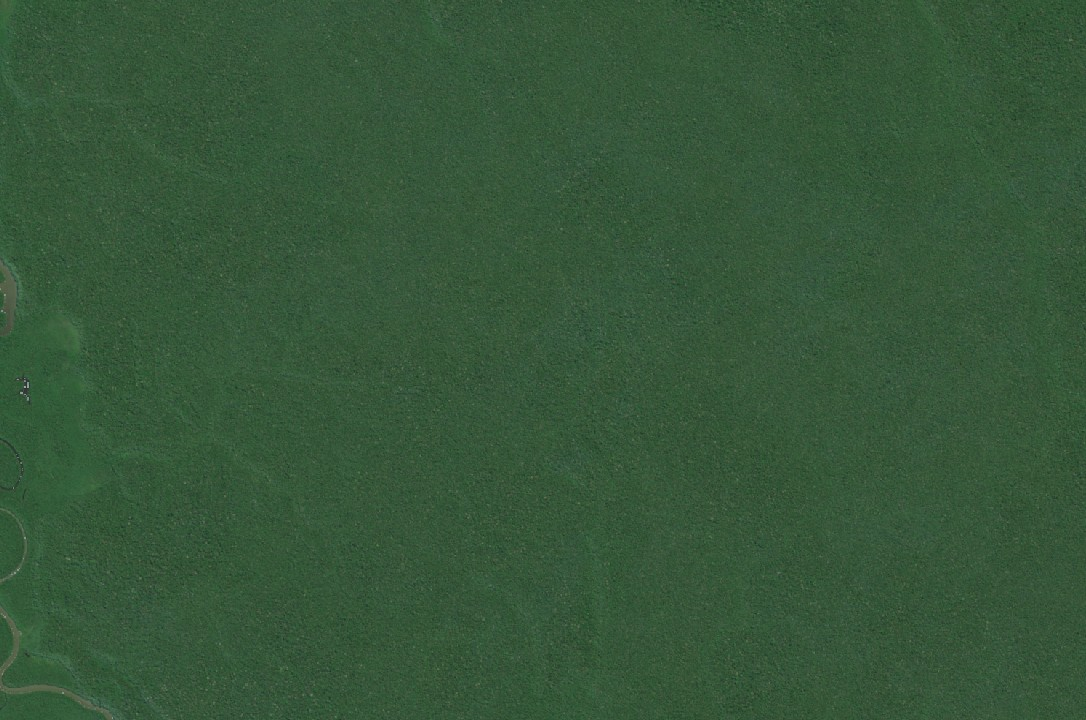
#> input picture satellite_images/2020-07-01-00_00_2020-07-01-23_59_Sentinel-2_Quarterly_Mosaics_True_Color_Cloudless.jpg, 1086 x 720 px; its folder holds 3 pictures in this run
$ python draw_grid.py
#> lines starting #> are read from the running program, lines starting #| are printed output that depends on the picture
from PIL import Image, ImageDraw, ImageFont
import os

def draw_grid(image_path, rows, cols, output_path):
    # Open the image
#> called with rows = 4, cols = 6
    image = Image.open(image_path)
#> image is the input picture: PIL image 1086x720 RGB; mean R, G, B 54.2, 86.7, 57.4
    draw = ImageDraw.Draw(image)
    width, height = image.size
#> width = 1086; height = 720

    # Calculate the size of each cell
    cell_width = width // cols
#> cell_width = 181
    cell_height = height // rows
#> cell_height = 180

    # Load a font
    try:
        font = ImageFont.truetype("arial.ttf", 20)
    except IOError:
        font = ImageFont.load_default()

    # Draw the grid and add text labels
    for row in range(rows):
        for col in range(cols):
            # Calculate the top-left corner of the cell
            top_left_x = col * cell_width
            top_left_y = row * cell_height

            # Calculate the bottom-right corner of the cell
            bottom_right_x = (col + 1) * cell_width
            bottom_right_y = (row + 1) * cell_height

            # Draw the rectangle outline for each cell
            draw.rectangle(
                [top_left_x, top_left_y, bottom_right_x, bottom_right_y],
                outline="black",
                width=2
            )

            # Add text (row, col) in the center of the cell
            text = f"{row},{col}"
            text_bbox = draw.textbbox((0, 0), text, font=font)
            text_width = text_bbox[2] - text_bbox[0]
            text_height = text_bbox[3] - text_bbox[1]
            text_x = top_left_x + (cell_width - text_width) / 2
            text_y = top_left_y + (cell_height - text_height) / 2
            draw.text((text_x, text_y), text, fill="black", font=font)

    # Save the image with the grid
    image.save(output_path)
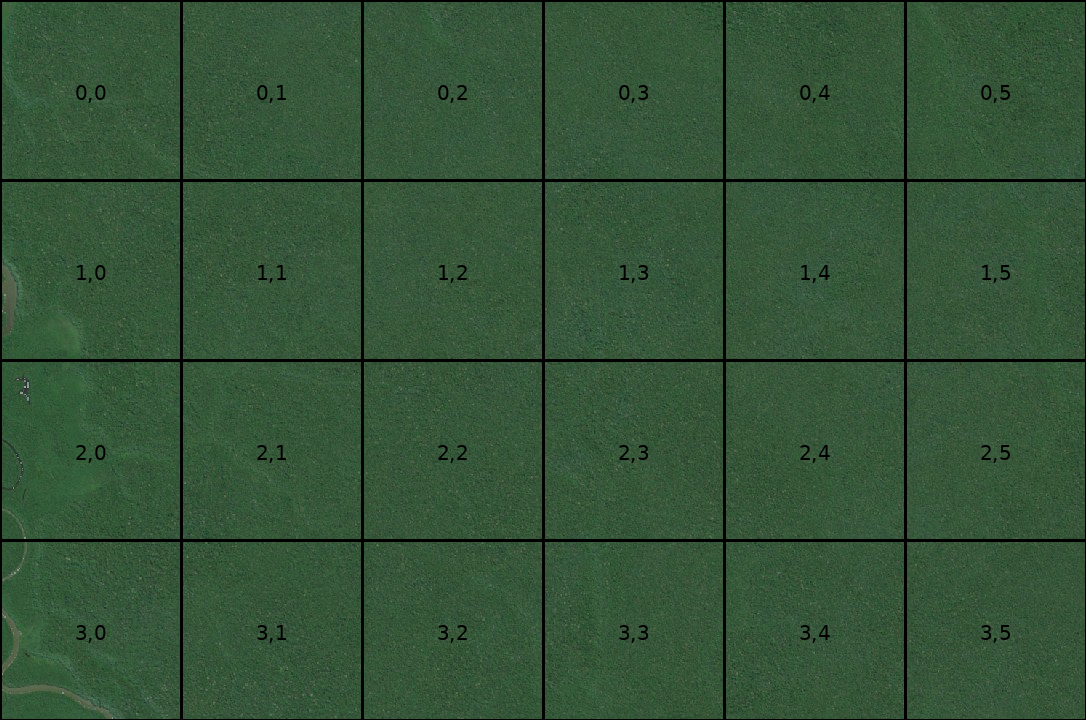
#> saved as grid2020-07-01-00_00_2020-07-01-23_59_Sentinel-2_Quarterly_Mosaics_True_Color_Cloudless.jpg: PIL image 1086x720 RGB; mean R, G, B 52.2, 83.5, 55.3
    print(f"Grid image saved as {output_path}")

for filename in os.listdir("satellite_images"):
    if filename.lower().endswith(('.png', '.jpg', '.jpeg', '.bmp', '.gif', '.tiff')):
        file_path = os.path.join("satellite_images", filename)
        draw_grid(file_path, rows=4, cols=6, output_path=os.path.join("output", "grid" + filename))
#> pass 2 of the loop `for filename in os.listdir("satellite_images"):`:
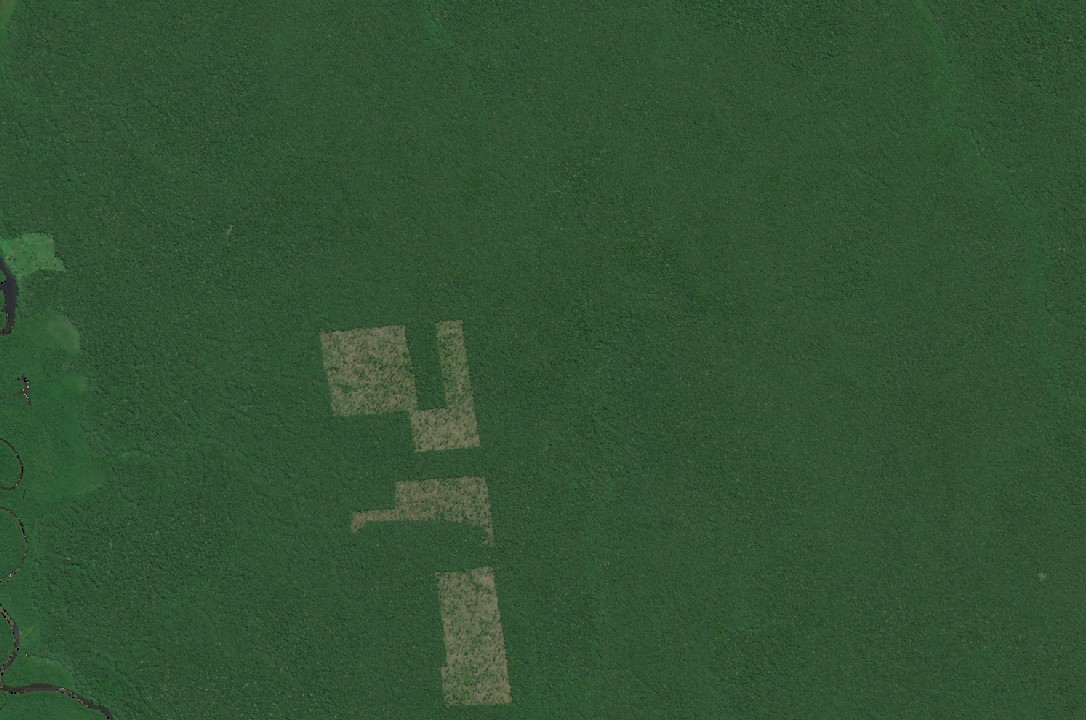
#> input picture satellite_images/2022-04-01-00_00_2022-04-01-23_59_Sentinel-2_Quarterly_Mosaics_True_Color_Cloudless.jpg, 1086 x 720 px
#> in draw_grid, image is the input picture: PIL image 1086x720 RGB; mean R, G, B 50.6, 82.4, 51.6
#> in draw_grid (call 2), `image.save(output_path)`:
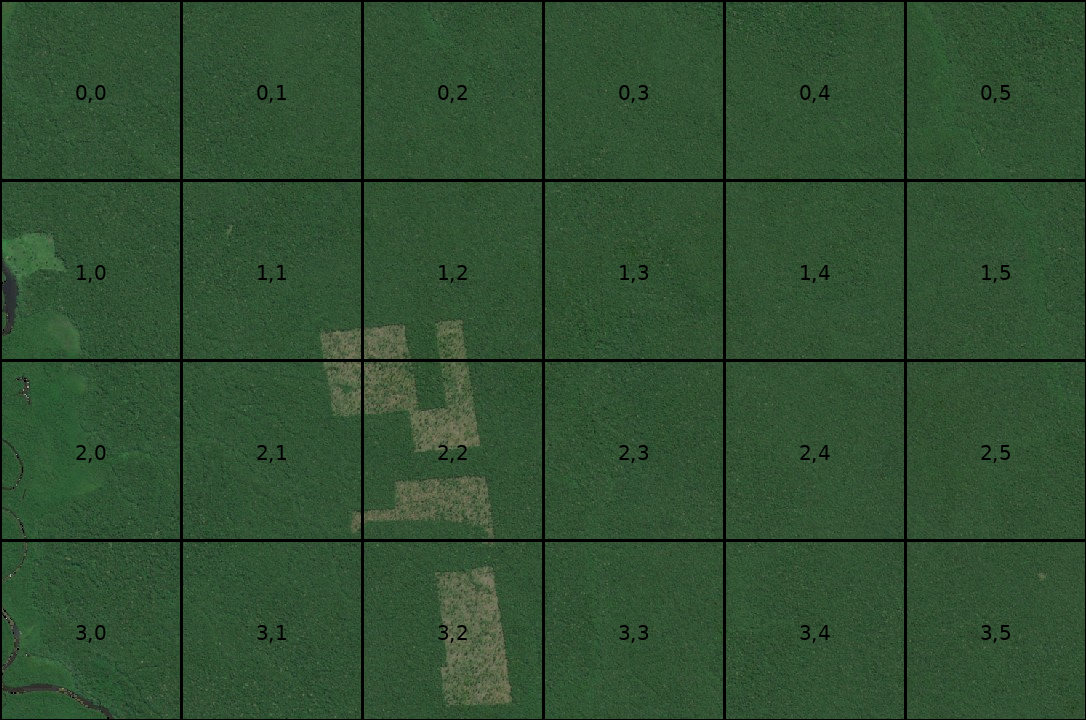
#> saved as grid2022-04-01-00_00_2022-04-01-23_59_Sentinel-2_Quarterly_Mosaics_True_Color_Cloudless.jpg: PIL image 1086x720 RGB; mean R, G, B 48.7, 79.4, 49.7
#> pass 3 of the loop `for filename in os.listdir("satellite_images"):`:
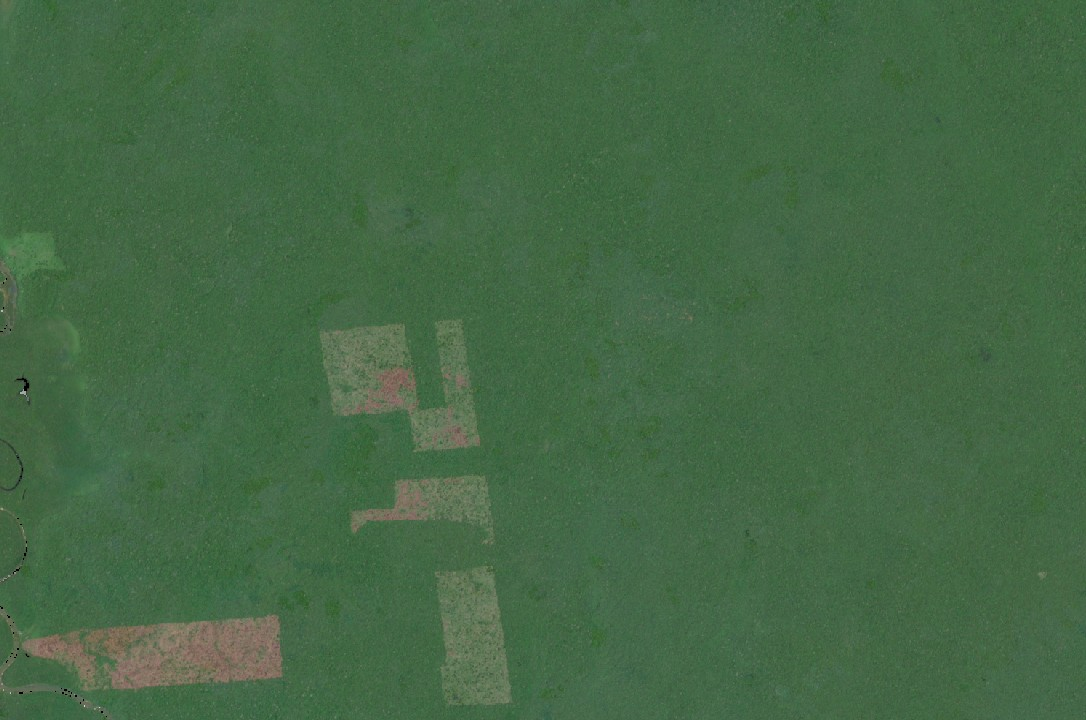
#> input picture satellite_images/2022-10-01-00_00_2022-10-01-23_59_Sentinel-2_Quarterly_Mosaics_True_Color_Cloudless.jpg, 1086 x 720 px
#> in draw_grid, image is the input picture: PIL image 1086x720 RGB; mean R, G, B 68.3, 103.9, 69.3
#> in draw_grid (call 3), `image.save(output_path)`:
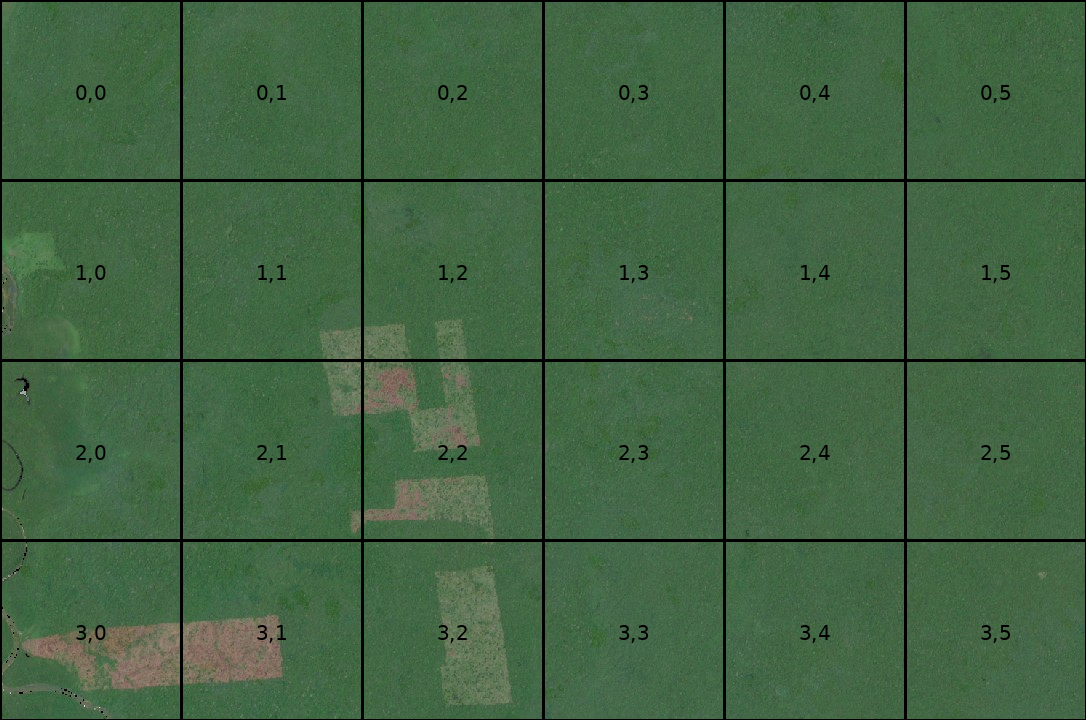
#> saved as grid2022-10-01-00_00_2022-10-01-23_59_Sentinel-2_Quarterly_Mosaics_True_Color_Cloudless.jpg: PIL image 1086x720 RGB; mean R, G, B 65.8, 100.1, 66.7
